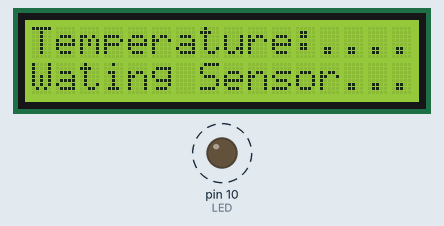
Simulated run of this sketch. Board: Arduino Uno, built with avr-gcc and run on an emulated ATmega328P. Shown: 16×2 character LCD, output pins drawn as LEDs (lit = HIGH). Dashed ring = blinking.

Above: at 0.24 s.
Timing chart, 0 to 32.2 s (numbered marks = the images above):
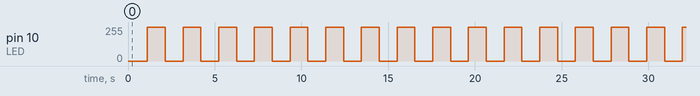

Measured:
- by itself, pin 10 (LED): alternates 255/255 for 1.0 s and 0/255 for 1.0 s

The sketch:

LCD.ino
```cpp
#include <LiquidCrystal_I2C.h>    // LCD Library
#include <Wire.h>                   // I2C Control Library

LiquidCrystal_I2C lcd(0x27, 16, 2);

const int LED = 10;
int _i = 0;
bool _flag = true;

void setup() {
  // put your setup code here, to run once:
  lcd.init();

  lcd.backlight();
  lcd.print("Temperature:....");
  lcd.setCursor(0,1);
  lcd.print("Wating Sensor...");
}

void loop() {
  // put your main code here, to run repeatedly:
  Control_LED();
}

void Control_LED(){
  // LED 점점 밝게 점점 어둡게
  analogWrite(LED, _i);

  if(_flag == true){
    _i++;
  }else{
    _i--;
  }

  if(_i >= 256){
    _flag = false;
    _i = 255;
  }

  if(_i < 0){
    _flag = true;
    _i = 0;
  }

  delay(4);
}
```
